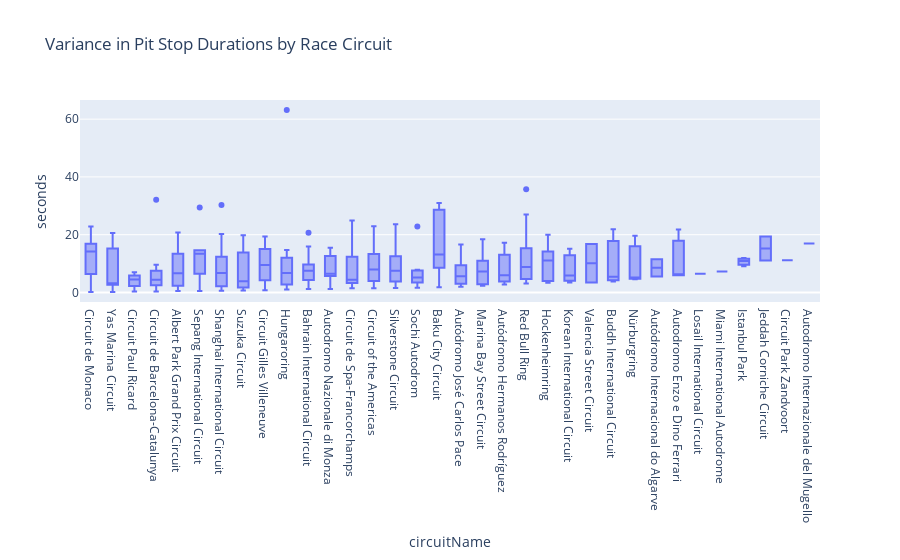

Notebook source saved alongside this figure:
### Code cell
fig = px.box(df[df['seconds'] < 50].groupby(by=['raceId', 'raceName', 'circuitName']).var().reset_index().sort_values(
    by='seconds', ascending=True),
    x='circuitName',
    y='seconds',
    title='Variance in Pit Stop Durations by Race Circuit'
)
fig.show()

### Figure 1 — Plotly figure (JSON) as saved in the notebook; plotly's stock layout.template omitted (floating-point values rounded to 4 significant figures; data arrays with more than 128 entries replaced by an {"elided": "..."} marker saying what was removed)
{"data": [{"alignmentgroup": "True", "hovertemplate": "circuitName=%{x}<br>seconds=%{y}<extra></extra>", "legendgroup": "", "marker": {"color": "#636efa"}, "name": "", "notched": false, "offsetgroup": "", "orientation": "v", "showlegend": false, "type": "box", "x": {"elided": "230 str values"}, "x0": " ", "xaxis": "x", "y": {"elided": "230 float values"}, "y0": " ", "yaxis": "y"}], "layout": {"boxmode": "group", "legend": {"tracegroupgap": 0}, "title": {"text": "Variance in Pit Stop Durations by Race Circuit"}, "xaxis": {"anchor": "y", "domain": [0, 1], "title": {"text": "circuitName"}}, "yaxis": {"anchor": "x", "domain": [0, 1], "title": {"text": "seconds"}}}}
